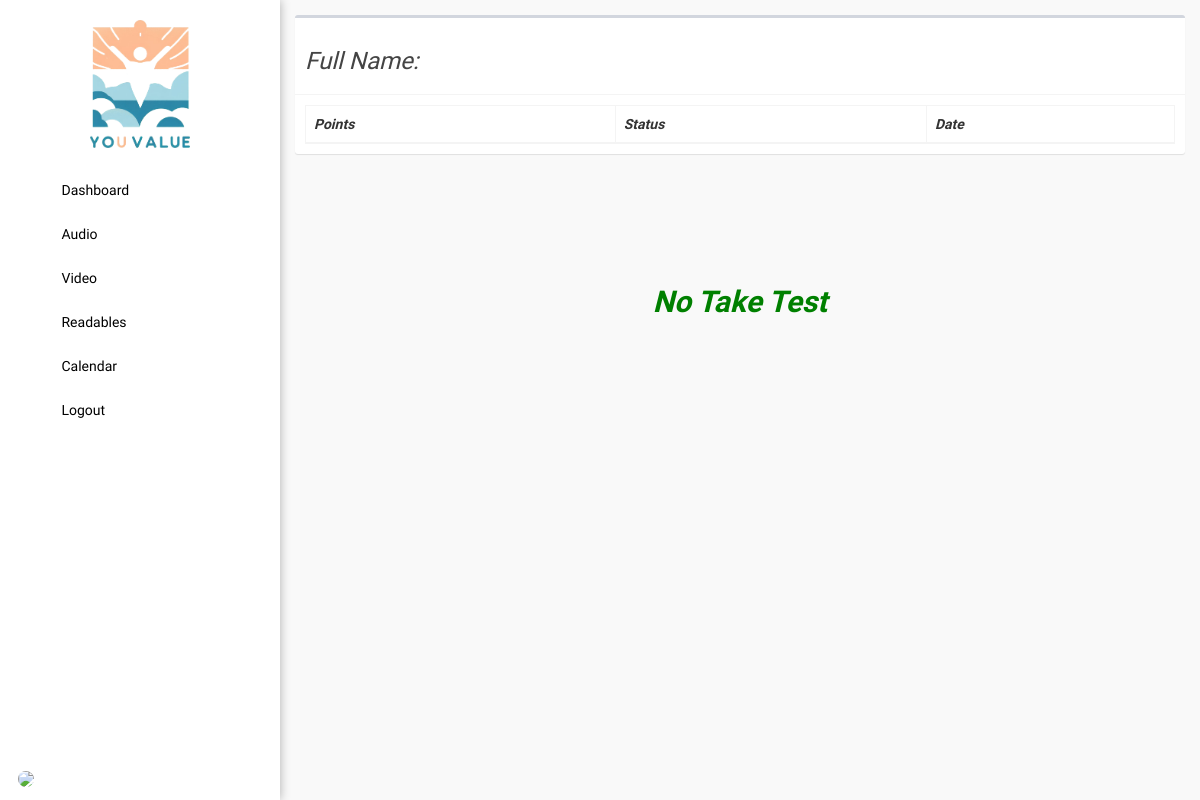
Before: /admin/resultmultiple.php?code=3712162067 with the older database file.
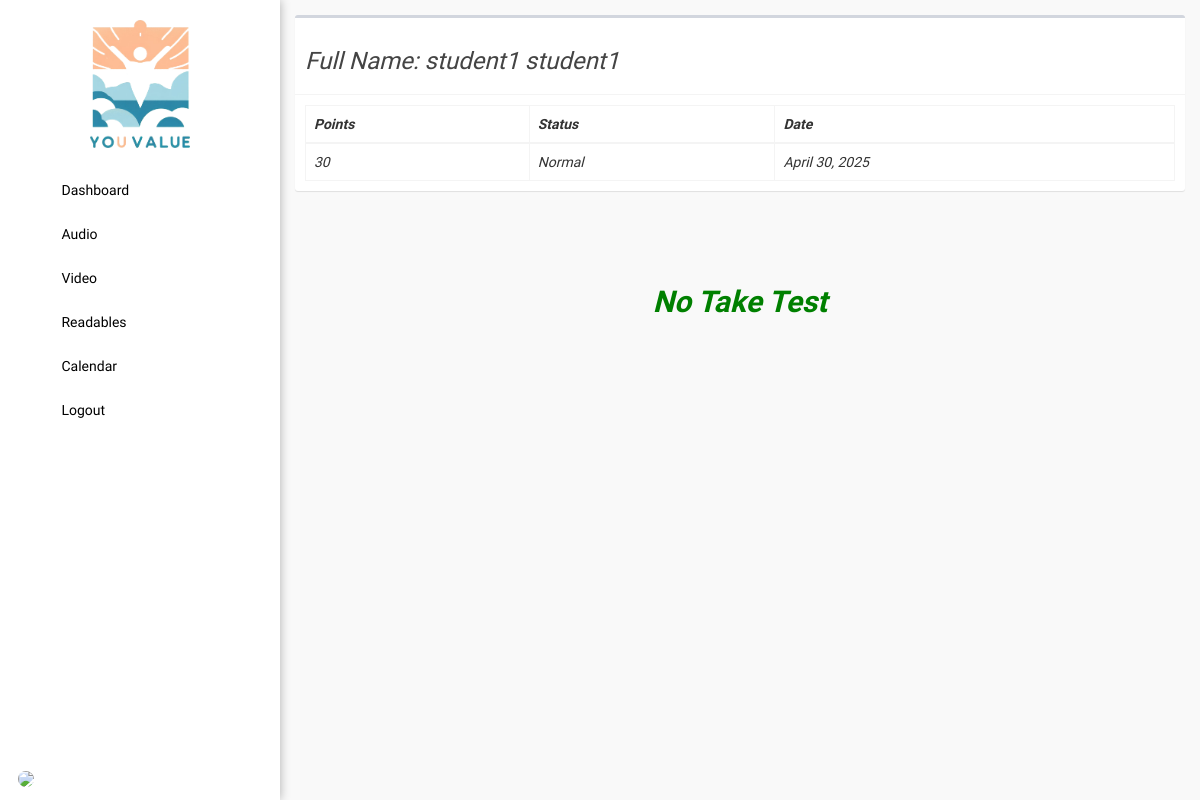
After: the same page with the newer database file.
### tables this page shows
CREATE TABLE `scores` (
  `id` int(11) NOT NULL,
  `code` text NOT NULL,
  `users_id` int(11) NOT NULL,
  `score` int(11) NOT NULL,
  `date` datetime NOT NULL DEFAULT current_timestamp()
);

CREATE TABLE `users` (
  `id` int(11) NOT NULL,
  `img` text NOT NULL,
  `firstname` text NOT NULL,
  `lastname` text NOT NULL,
  `middlename` text NOT NULL,
  `phone_number` text NOT NULL,
  `age` text NOT NULL,
  `gender` text NOT NULL,
  `email` text NOT NULL,
  `password` text NOT NULL,
  `passwordtxt` text NOT NULL,
  `contact` text NOT NULL,
  `address` text NOT NULL,
  `code` int(11) NOT NULL,
  `type` int(1) NOT NULL COMMENT '0=student,1=faculty,2=admin',
  `datetake` date NOT NULL DEFAULT current_timestamp(),
  `totaltake` tinyint(1) NOT NULL
);

### config/config.php (called while the page is built, shortened)
<?php
class Connection{
	private $servername = "localhost";
	private $username = "root";
	private $password = "";
	private $dbname = "youvalue";
	public function conn(){
		try {
		$this->dsn = "mysql:host=".$this->servername.";dbname=".$this->dbname;
		$this->pdo = new PDO($this->dsn, $this->username, $this->password);
		$this->pdo->setAttribute(PDO::ATTR_ERRMODE, PDO::ERRMODE_EXCEPTION);
		$this->pdo->setAttribute(PDO::ATTR_DEFAULT_FETCH_MODE, PDO::FETCH_ASSOC);
		return $this->pdo;
		} catch (Exception $e) {
			echo 'error'. $e->getmessage();
		}
	}
}
?>

### admin/resultmultiple.php (the view, shortened to what this page needs)
<?php
  include '../config/config.php';
  class data extends Connection{
    public function managedata(){
?>
<!DOCTYPE html>
<html>
<head><?php include 'head.php'; ?></head>
<body class="hold-transition skin-blue sidebar-mini">
  <div class="wrapper">
    <?php include 'sidebar.php'; ?>
    <div class="content-wrapper" style="height: 100vh;background-color: #f9f9f9;overflow-y: auto;">
      <section class="content">
        <div class="row">
          <div class="col-xs-12">
            <div class="box">
              <?php $sql = "SELECT * FROM scores INNER JOIN users ON scores.users_id=users.id WHERE scores.code = '".$_GET['code']."'";
              $stmt = $this->conn()->query($sql);
              $row = $stmt->fetch(); ?>
              <div class="box-header with-border">
                 <h3>Full Name: <?php echo $row['firstname'] ?> <?php echo $row['lastname'] ?></h3>
              </div>
              <div class="box-body table-responsive">
                <table class="table table-bordered">
                  <thead>
                    <th>Points</th>
                    <th>Status</th>
                    <th>Date</th>
                  </thead>
                  <tbody>
                    <?php $sql = "SELECT * FROM scores WHERE code = '".$_GET['code']."'";
                    $stmt = $this->conn()->query($sql);
                    while ($row = $stmt->fetch()) { ?>
                      <tr>
                        <td><?php echo $row['score'] ?></td>
                        <td>
                          <?php if ($row['score'] >= 1 && $row['score'] <= 49) {
                            echo "Normal";
                          }else if ($row['score'] >= 50 && $row['score'] <= 69) {
                            echo "Anxiety";
                          }else if ($row['score'] >= 70 && $row['score'] <= 90) {
                            echo "Depressed";
                          } ?>
                        </td>
                        <td><?php echo date('F j, Y', strtotime($row['date'])) ?></td>
                      </tr>
                    <?php } ?>
                  </tbody>
                </table>
              </div>
            </div>
          </div>
        </div>
      </section>
      <?php if($_SESSION['type'] == 0): ?>
        <section class="content">
<div class="row">
    <?php
    $sql = "SELECT *,
                   questionnaires.answers AS q_answers,
                   questionnaires.id AS questionnaires_ids,
                   take_students.answers AS ts_answers,
                   take_students.code AS group_code
            FROM questionnaires
            INNER JOIN take_students ON questionnaires.id = take_students.questionnaires_id
                AND take_students.users_id = ?";
    $stmt = $this->conn()->prepare($sql);
    $stmt->execute([$_SESSION['id']]);
    $groupedData = [];
    if ($stmt->rowCount() > 0) {
        while ($row = $stmt->fetch()) {
            $groupedData[$row['group_code']][] = $row;
        }
        foreach ($groupedData as $code => $questions) {
    echo "<div class='col-lg-12' style='margin-top: 50px !important;'>";
    echo "<h2 style='color: blue; font-weight: bold; text-align: center;'>Group: $code</h2>";
    foreach ($questions as $row) {
        $id = $row['questionnaires_ids'];
        ?>
        <div class="col-lg-6 p-3 m-3">
            <h4 style="color:#000;font-weight: bold;"><?php echo $row['questions']; ?></h4>
            <ul>
              <li style="padding: 4px;">
                <?php echo $row['choice1']; ?>
              </li>
              <li style="padding: 4px;">
                  <?php echo $row['choice2']; ?>
              </li>
              <li style="padding: 4px;">
                  <?php echo $row['choice3']; ?>
              </li>
              <li style="padding: 4px;">
                  <?php echo $row['choice4']; ?>
              </li>
            </ul>
            <div style="padding: 4px;color: green;">
                MY ANSWERS: <?php echo $row['ts_answers']; ?>
            </div>
        </div>
        <?php
    }
    echo "</div>";
}
    } else {
    ?>
        <h2 style="color: green;font-weight: bold;text-align: center;">No Take Test</h2>
    <?php
    }
    ?>
  </div>
</section>
      <?php endif; ?>
    </div>
  </div>
</body>
</html>
<?php } } $data = new data(); $data->managedata(); ?>

Changed rows visible on the page:
added scores: users.firstname "student1", users.lastname "student1", score "30", shows "Normal", date "April 30, 2025"
